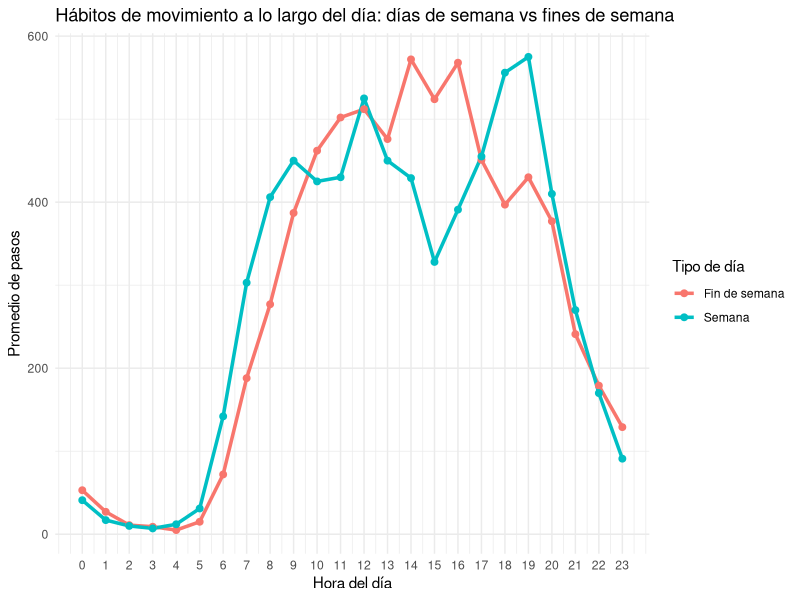
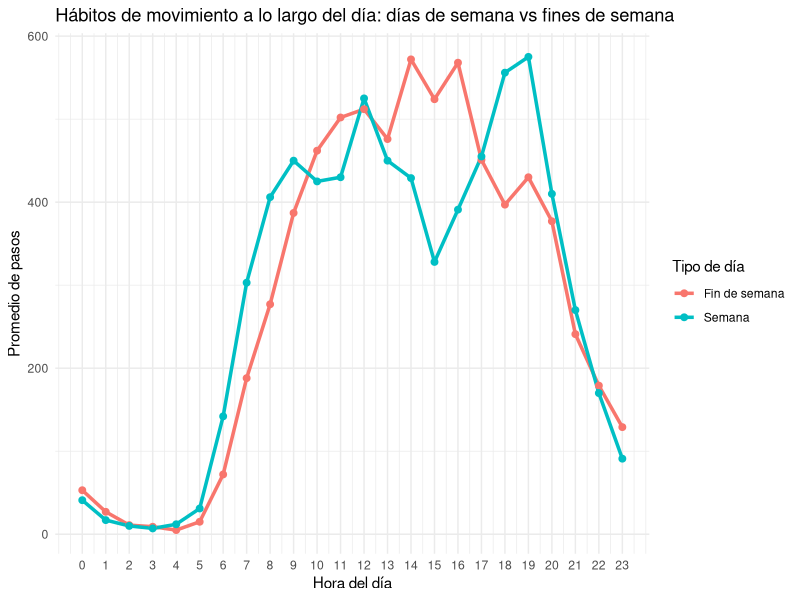

Reproduce these figures in R, in order.
# Project: Bellabeat Case Study
# Analysis: Hourly Activity Patterns by Day Type
# Description: Generates visualization for Figure 3
# Dataset: semana_vs_fin_de_semana.csv
# Tool: R (tidyverse)
# Output: Figure 3

library(tidyverse)

hourly_weektype <- read_csv("../data/semana_vs_fin_de_semana.csv")

plot3 <- ggplot(hourly_weektype,
       aes(x = hora,
           y = avg_steps,
           color = tipo_dia)) +
  geom_line(size = 1.2) +
  geom_point(size = 2) +
  scale_x_continuous(breaks = 0:23) +
  labs(
    title = "Hábitos de movimiento a lo largo del día: días de semana vs fines de semana",
    x = "Hora del día",
    y = "Promedio de pasos",
    color = "Tipo de día"
  ) +
  theme_minimal()

plot3

ggsave("../images/figure3_hourly_activity_distribution.png",
       plot = plot3,
       width = 8,
       height = 5,
       dpi = 300)
